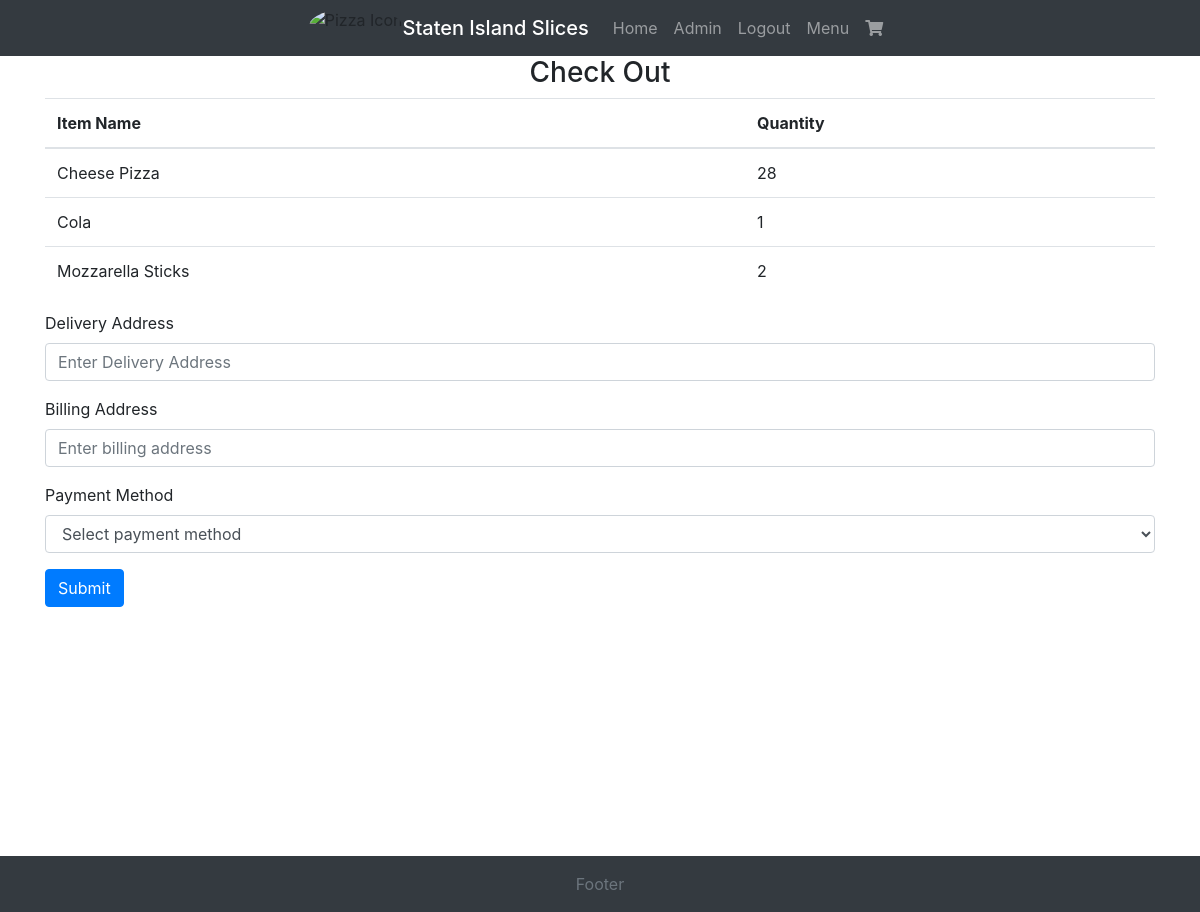
The app's page /checkout (signed in), older data.
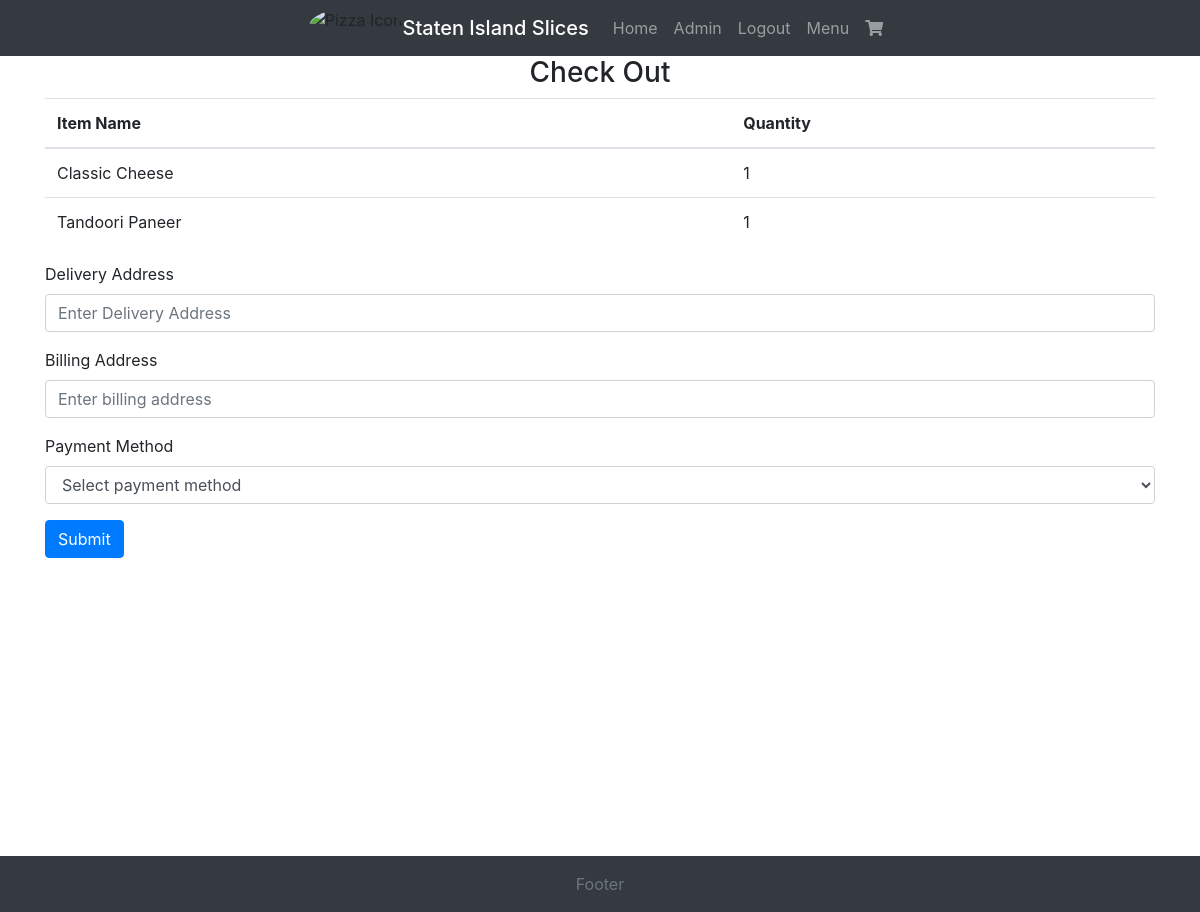
The same page, newer data.
### Website/models.py (models this page shows, shortened)
class Item(db.Model):
    id = db.Column(db.Integer, primary_key=True)
    name = db.Column(db.String(255))
    price = db.Column(db.Float)
    calories = db.Column(db.Integer)

### Website/views.py (the view)
@views.route("/checkout")
def checkout():
    cart_items = Cart.query.filter_by(user_id=current_user.id).all()
    cart = []
    for cart_item in cart_items:
        item = Item.query.get(cart_item.cartItem_id) #cart_item.cartItem_id simply refers to the id of the items in current user's cart
        if item:
            cart.append({"item_name": item.name, "quantity": cart_item.quantity})
    return render_template("checkout.html", cart=cart, user=current_user)

### Website/__init__.py (called while the page is built)
def create_app():
    app = Flask(__name__)
    app.config["SECRET_KEY"] = "hjshjhdjah kjshkjdhjs"
    app.config["SQLALCHEMY_DATABASE_URI"] = f"sqlite:///{DB_NAME}"
    db.init_app(app)
    from .views import views
    from .auth import auth
    app.register_blueprint(views, url_prefix="/")
    app.register_blueprint(auth, url_prefix="/")
    from .models import Invoice, Item, Cart, User
    with app.app_context():
        db.create_all()
    login_manager = LoginManager()
    login_manager.login_view = "auth.login"
    login_manager.init_app(app)
    @login_manager.user_loader
    def load_user(id):
        return User.query.get(int(id))
    return app

### Website/templates/checkout.html (shortened to what this page needs)
{% extends "base.html" %} {% block title %}Checkout{% endblock %} {% block
content %}
<form method="POST">
  <h3 align="center">Check Out</h3>
  <table class="table">
    <thead>
      <tr>
        <th>Item Name</th>
        <th>Quantity</th>
      </tr>
    </thead>
    <tbody>
      {% for cart_item in cart %}
      <tr>
        <td>{{ cart_item["item_name"] }}</td>
        <td>{{ cart_item["quantity"] }}</td>
      </tr>
      {% endfor %}
    </tbody>
  </table>
  <div class="form-group">
    <label for="shipping-address">Delivery Address</label>
    <input
      type="text"
      class="form-control"
      id="shipping-address"
      name="shipping-address"
      placeholder="Enter Delivery Address"
      required
    />
  </div>
  <div class="form-group">
    <label for="billing-address">Billing Address</label>
    <input
      type="text"
      class="form-control"
      id="billing-address"
      name="billing-address"
      placeholder="Enter billing address"
      required
    />
  </div>
  <div class="form-group">
    <label for="payment-method">Payment Method</label>
    <select
      class="form-control"
      id="payment-method"
      name="payment-method"
      required
    >
      <option value="">Select payment method</option>
    </select>
  </div>
  <button type="submit" class="btn btn-primary">Submit</button>
</form>
{% endblock %}

Row changes from the older to the newer data that the page shows:
removed Item: item_name "Mozzarella Sticks", quantity "2"
changed Item: item_name "Cheese Pizza" → "Classic Cheese"; quantity "28" → "1"
changed Item: item_name "Cola" → "Tandoori Paneer"
